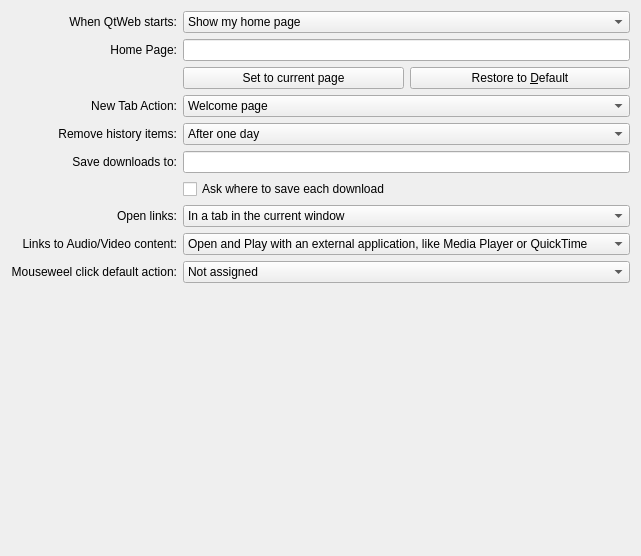
     <widget class="QWidget" name="tab">
      <attribute name="title">
       <string>General</string>
      </attribute>
      <layout class="QGridLayout">
       <item row="11" column="1" colspan="2">
        <spacer>
         <property name="orientation">
          <enum>Qt::Vertical</enum>
         </property>
         <property name="sizeHint" stdset="0">
          <size>
           <width>391</width>
           <height>262</height>
          </size>
         </property>
        </spacer>
       </item>
       <item row="1" column="0">
        <widget class="QLabel" name="label_3">
         <property name="text">
          <string>Home Page:</string>
         </property>
         <property name="alignment">
          <set>Qt::AlignRight|Qt::AlignTrailing|Qt::AlignVCenter</set>
         </property>
        </widget>
       </item>
       <item row="1" column="1" colspan="2">
        <widget class="QLineEdit" name="homeLineEdit"/>
       </item>
       <item row="2" column="1">
        <widget class="QPushButton" name="setHomeToCurrentPageButton">
         <property name="text">
          <string>Set to current page</string>
         </property>
        </widget>
       </item>
       <item row="4" column="0">
        <widget class="QLabel" name="label_4">
         <property name="text">
          <string>Remove history items:</string>
         </property>
         <property name="alignment">
          <set>Qt::AlignRight|Qt::AlignTrailing|Qt::AlignVCenter</set>
         </property>
        </widget>
       </item>
       <item row="4" column="1" colspan="2">
        <widget class="QComboBox" name="expireHistory">
         <item>
          <property name="text">
           <string>After one day</string>
          </property>
         </item>
         <item>
          <property name="text">
           <string>After one week</string>
          </property>
         </item>
         <item>
          <property name="text">
           <string>After two weeks</string>
          </property>
         </item>
         <item>
          <property name="text">
           <string>After one month</string>
          </property>
         </item>
         <item>
          <property name="text">
           <string>After one year</string>
          </property>
         </item>
         <item>
          <property name="text">
           <string>Manually</string>
          </property>
         </item>
        </widget>
       </item>
       <item row="5" column="0">
        <widget class="QLabel" name="label_7">
         <property name="text">
          <string>Save downloads to:</string>
         </property>
         <property name="alignment">
          <set>Qt::AlignRight|Qt::AlignTrailing|Qt::AlignVCenter</set>
         </property>
        </widget>
       </item>
       <item row="5" column="1" colspan="2">
        <widget class="QLineEdit" name="downloadsLocation"/>
       </item>
       <item row="8" column="0">
        <widget class="QLabel" name="label_16">
         <property name="text">
          <string>Links to Audio/Video content:</string>
         </property>
         <property name="alignment">
          <set>Qt::AlignLeading|Qt::AlignLeft|Qt::AlignRight|Qt::AlignTrailing|Qt::AlignVCenter</set>
         </property>
        </widget>
       </item>
       <item row="0" column="1" colspan="2">
        <widget class="QComboBox" name="startupAction">
         <item>
          <property name="text">
           <string>Show my home page</string>
          </property>
         </item>
         <item>
          <property name="text">
           <string>Show a blank page</string>
          </property>
         </item>
         <item>
          <property name="text">
           <string>Show my windows and tabs from last session</string>
          </property>
         </item>
        </widget>
       </item>
       <item row="0" column="0">
        <widget class="QLabel" name="label_17">
         <property name="text">
          <string>When QtWeb starts:</string>
         </property>
         <property name="alignment">
          <set>Qt::AlignLeading|Qt::AlignLeft|Qt::AlignRight|Qt::AlignTrailing|Qt::AlignVCenter</set>
         </property>
        </widget>
       </item>
       <item row="2" column="2">
        <widget class="QPushButton" name="restoreToDefaultButton">
         <property name="text">
          <string>Restore to &amp;Default</string>
         </property>
        </widget>
       </item>
       <item row="6" column="1">
        <widget class="QCheckBox" name="checkBoxAsk">
         <property name="text">
          <string>Ask where to save each download</string>
         </property>
        </widget>
       </item>
       <item row="3" column="0">
        <widget class="QLabel" name="label_18">
         <property name="text">
          <string>New Tab Action:</string>
         </property>
         <property name="alignment">
          <set>Qt::AlignRight|Qt::AlignTrailing|Qt::AlignVCenter</set>
         </property>
        </widget>
       </item>
       <item row="3" column="1" colspan="2">
        <widget class="QComboBox" name="newTabAction">
         <item>
          <property name="text">
           <string>Welcome page</string>
          </property>
         </item>
         <item>
          <property name="text">
           <string>Home page</string>
          </property>
         </item>
         <item>
          <property name="text">
           <string>Blank page</string>
          </property>
         </item>
        </widget>
       </item>
       <item row="8" column="1" colspan="2">
        <widget class="QComboBox" name="comboBoxAV">
         <item>
          <property name="text">
           <string>Open and Play with an external application, like Media Player or QuickTime</string>
          </property>
         </item>
         <item>
          <property name="text">
           <string>Do not launch an external application, just download and store to Downloads</string>
          </property>
         </item>
        </widget>
       </item>
       <item row="10" column="1" colspan="2">
        <widget class="QComboBox" name="mouseweelClick">
         <item>
          <property name="text">
           <string>Not assigned</string>
          </property>
         </item>
         <item>
          <property name="text">
           <string>Start webpage font resizing using the weel</string>
          </property>
         </item>
        </widget>
       </item>
       <item row="10" column="0">
        <widget class="QLabel" name="label_19">
         <property name="text">
          <string>Mouseweel click default action:</string>
         </property>
         <property name="alignment">
          <set>Qt::AlignLeading|Qt::AlignLeft|Qt::AlignRight|Qt::AlignTrailing|Qt::AlignVCenter</set>
         </property>
        </widget>
       </item>
       <item row="7" column="1" colspan="2">
        <widget class="QComboBox" name="openLinksIn">
         <item>
          <property name="text">
           <string>In a tab in the current window</string>
          </property>
         </item>
         <item>
          <property name="text">
           <string>In a new window</string>
          </property>
         </item>
        </widget>
       </item>
       <item row="7" column="0">
        <widget class="QLabel" name="label_8">
         <property name="text">
          <string>Open links:</string>
         </property>
         <property name="alignment">
          <set>Qt::AlignRight|Qt::AlignTrailing|Qt::AlignVCenter</set>
         </property>
        </widget>
       </item>
      </layout>
     </widget>
